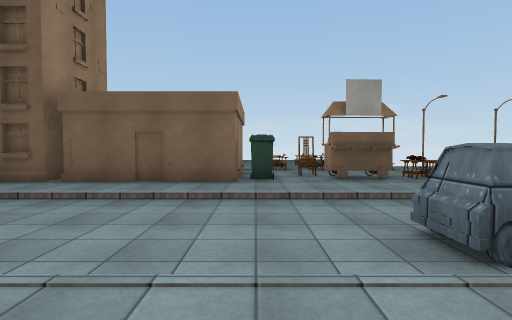
[1] (above)

24 first-person views from a walk through a scene from a Unity 3-D project. The camera is 1.3 m above the floor, tilts 2° down and sees 80° across. The floor is counted in squares, 2 m on a side. Each view is taken from the middle of a square. On the plan, view 1 faces up. The plan holds only what a view shows up to about 10 squares ahead; the rest is blank. The place goes on beyond the plan. The player character is not drawn. Some surface patterns are stand-ins.

[2]
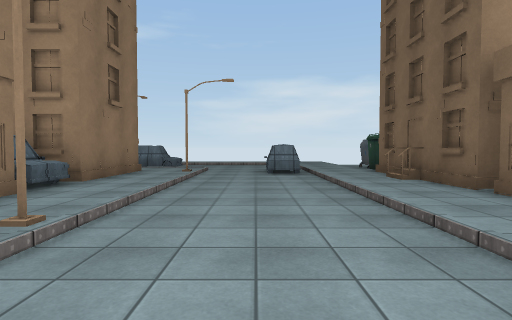

[3]
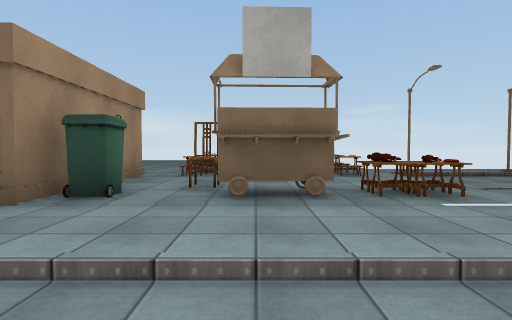

[4]
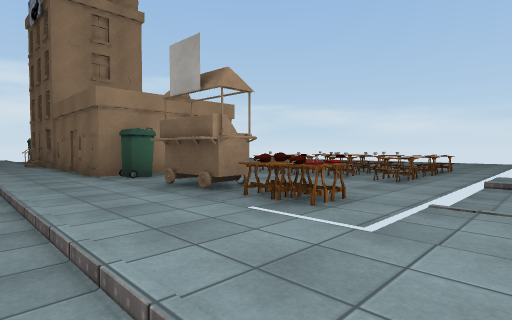

[5]
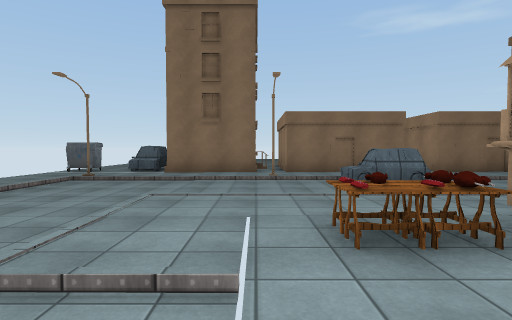

[6]
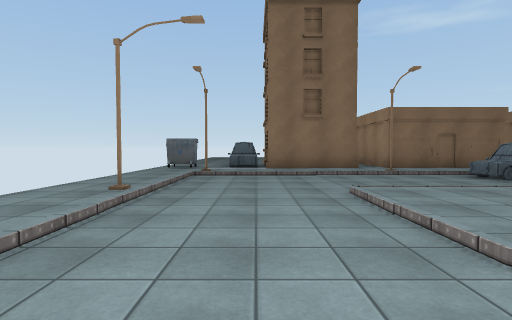

[7]
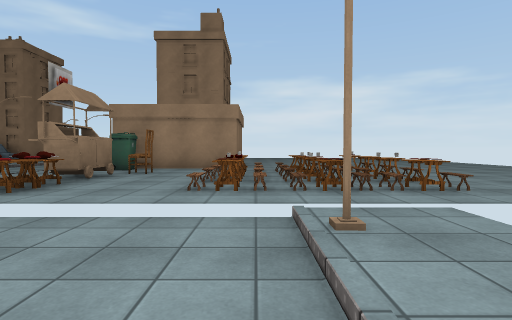

[8]
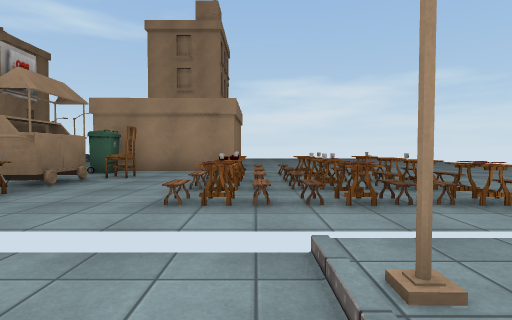

[9]
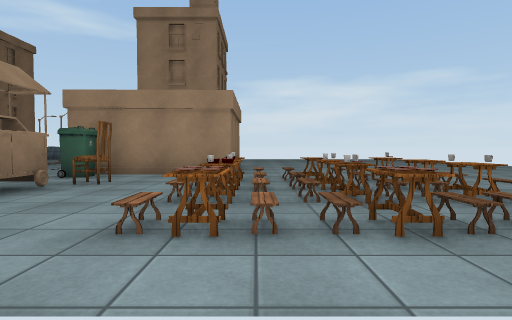

[10]
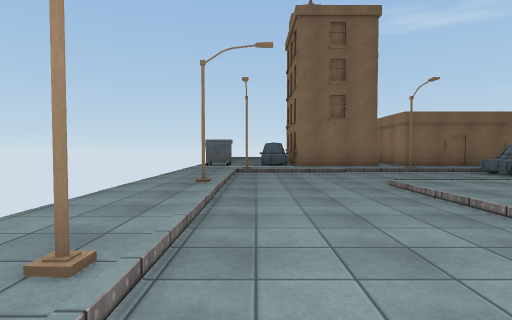

[11]
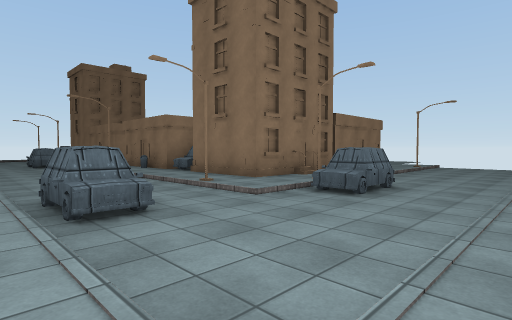

[12]
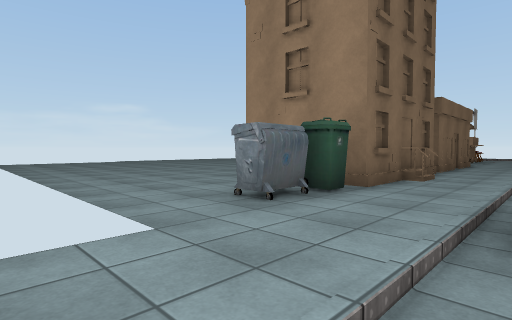

[13]
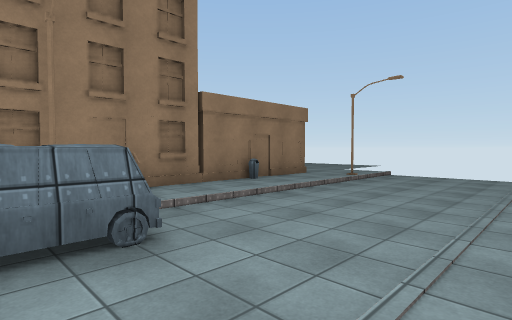

[14]
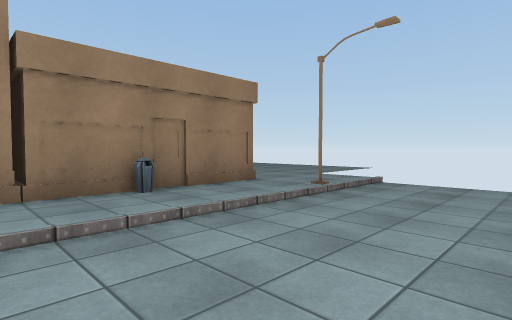

[15]
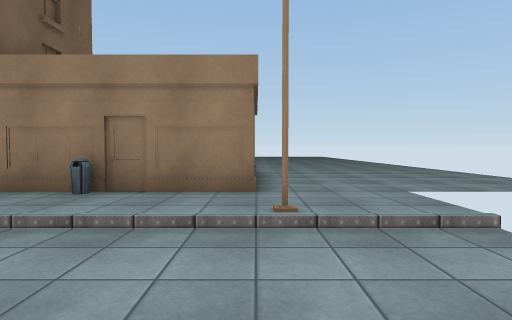

[16]
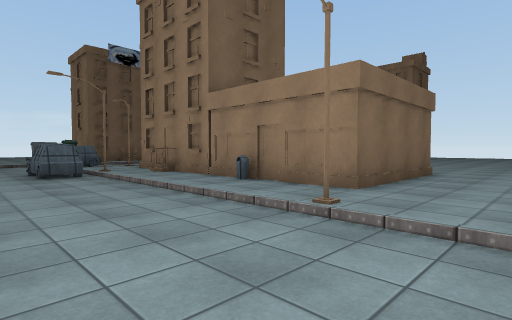

[17]
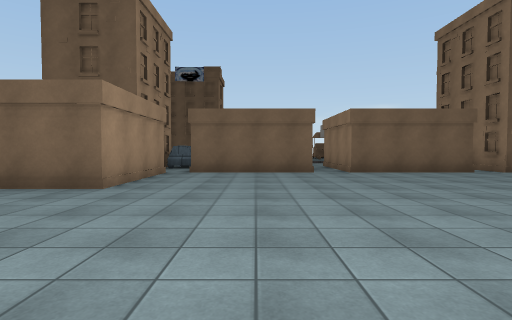

[18]
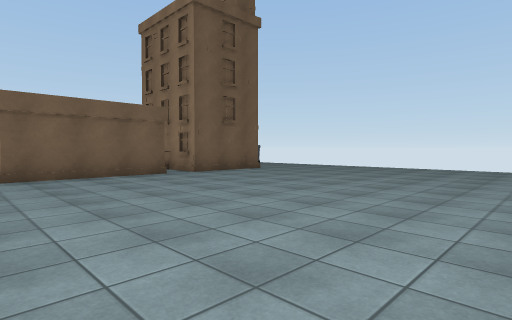

[19]
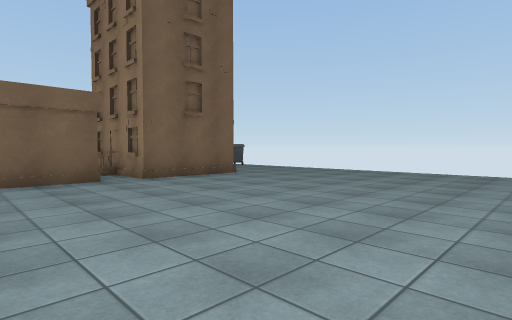

[20]
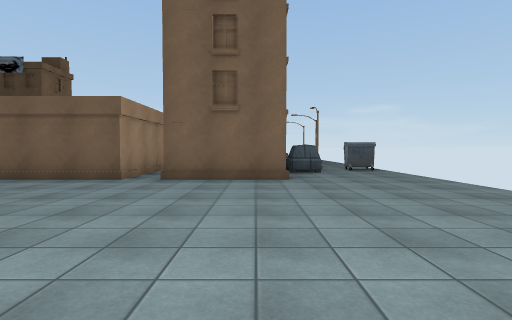

[21]
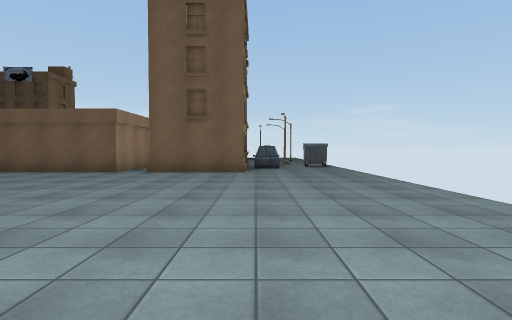

[22]
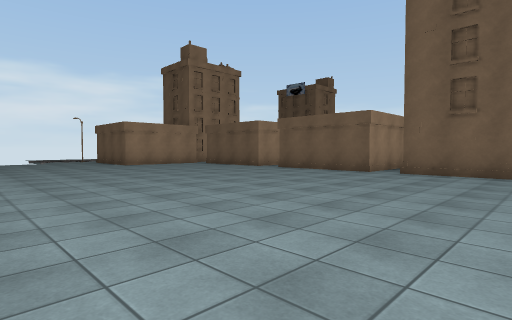

[23]
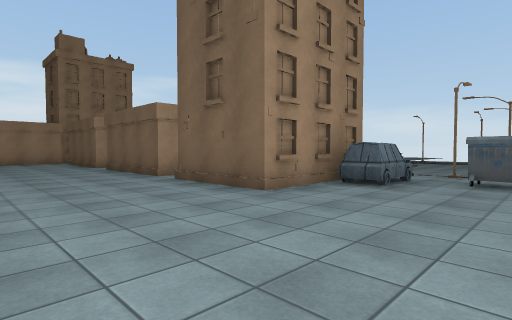

[24]
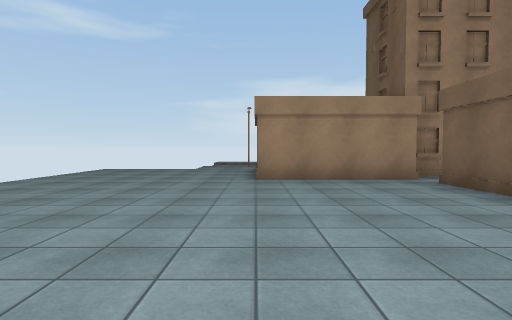

### Floor plan
Key: @ floor where view 1 was taken; # wall or solid block; x gap in a wall; . main floor; - floor 0.25 m lower than the main floor; / step, stairs or slope; = window, fence, low wall or low ledge; T table; B bin; C chair; H house; A car; O other object.
Columns run from 13 left of view 1 to 14 right of it. Each row starts with its distance up from view 1.
 18          ===
 17           ....
 16           .....  ..
 15   =..     ...... ..
 14   =...    ......OC.
 13   =....   ....OOO..= ===
 12   =.....  ...OTTOT.====
 11   =.....  ...TOOOCT...
 10   =....   ....OTTT.----
  9   =....   ###...../----.
  8   =...      #....O/----#.
  7   =.B.      #BCOxT..---..
  6   =.#B#H#.H###...O..---..=
  5 ....................---#.==
  4 .---A#-----------------..===
  3 .----------------------..===
  2 .--------------AA------..==
  1 .---..................#..===
  0 .--A.####. ##@########.B.===
 -1 .--#x### #    #  ####A...===
 -2 .---.H #A.   .## ####....==
 -3 .---.###.H###.H######....===
 -4 .---.H###................===
 -5 .---.B  #................==
 -6  ---.#  #................==
 -7  ---.####................==
 -8  ---.....................===
 -9  ---.....................==
-10  =====...................
-11  =====.................
-12   ====......    ......
-13   ====== ===
-14   === =   ==
-15    =       =

Positions as (right, up) in squares from view 1, and headings:
1: (0, 0), facing up
2: (0, 3), facing left
3: (2, 3), facing up
4: (6, 4), facing up-left
5: (5, 9), facing down
6: (8, 9), facing down
7: (8, 10), facing left
8: (7, 10), facing left
9: (6, 10), facing left
10: (9, 10), facing down
11: (-13, 5), facing down-right
12: (-12, 4), facing up-right
13: (-13, 0), facing down-right
14: (-12, -3), facing down-right
15: (-12, -7), facing right
16: (-12, -9), facing up-right
17: (-2, -12), facing up
18: (0, -11), facing up-right
19: (2, -10), facing up-right
20: (7, -10), facing up
21: (8, -12), facing up
22: (8, -12), facing up-left
23: (11, -7), facing up-left
24: (2, -7), facing left
